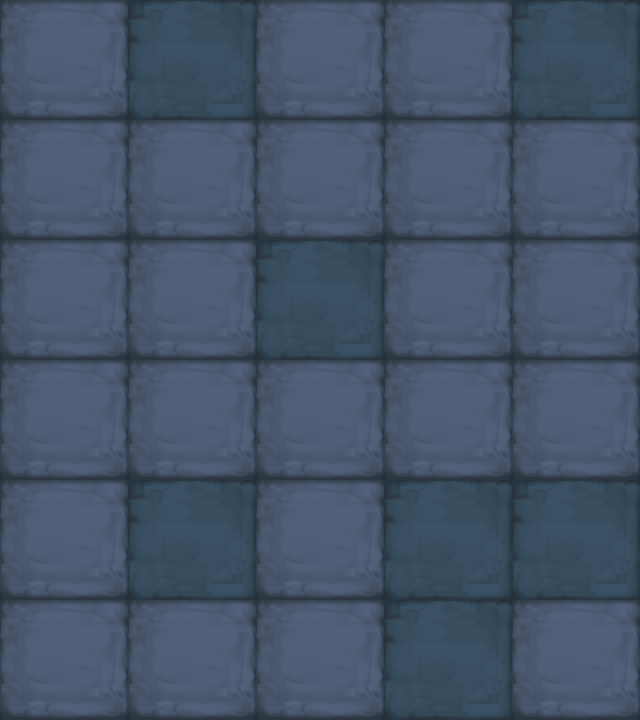

This game map was drawn from its Tiled (.tmx) file and the tilesets committed beside it. A one-line description and the trimmed map source follow:
An orthogonal 5x6 tile map with 128x120 px tiles, 1 tile layer (块层 1).

<map version="1.0" orientation="orthogonal" width="5" height="6" tilewidth="128" tileheight="120">
 <tileset firstgid="1" name="map022" tilewidth="128" tileheight="120">
  <image source="map022.png" width="256" height="120" />
 </tileset>
 <layer name="块层 1" width="5" height="6">
  <data>[30 cells, 30 non-empty, 2 distinct tile ids]</data>
 </layer>
</map>
